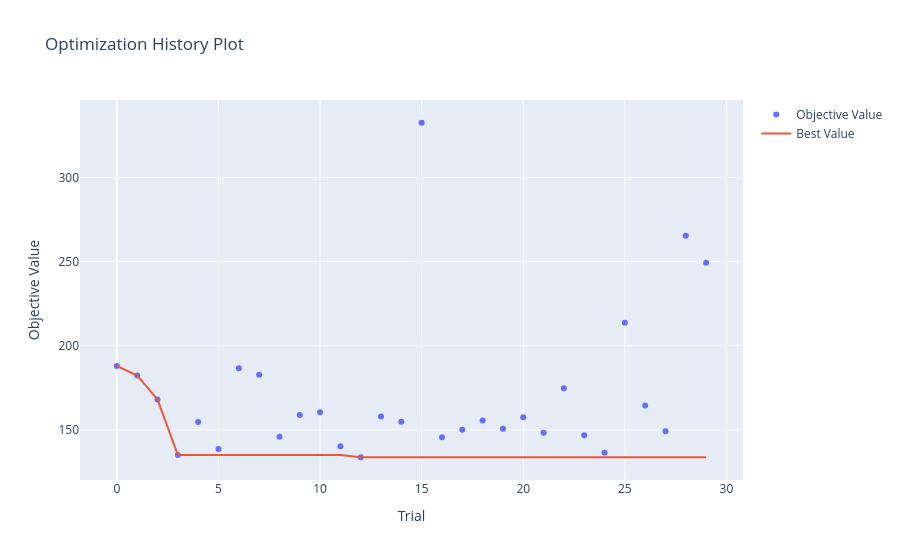

The code cell stored with this chart in its notebook:
### Code cell
optuna.visualization.plot_optimization_history(study_nn)

### Figure 1 — Plotly figure (JSON) as saved in the notebook; plotly's stock layout.template omitted (floating-point values rounded to 4 significant figures)
{"data": [{"mode": "markers", "name": "Objective Value", "type": "scatter", "x": [0, 1, 2, 3, 4, 5, 6, 7, 8, 9, 10, 11, 12, 13, 14, 15, 16, 17, 18, 19, 20, 21, 22, 23, 24, 25, 26, 27, 28, 29], "y": [188.0, 182.4, 168.0, 135.0, 154.7, 138.7, 186.6, 182.8, 145.9, 158.9, 160.5, 140.2, 133.7, 157.9, 154.9, 332.6, 145.6, 150.1, 155.5, 150.7, 157.5, 148.3, 174.8, 146.8, 136.4, 213.7, 164.5, 149.2, 265.5, 249.4]}, {"mode": "lines", "name": "Best Value", "type": "scatter", "x": [0, 1, 2, 3, 4, 5, 6, 7, 8, 9, 10, 11, 12, 13, 14, 15, 16, 17, 18, 19, 20, 21, 22, 23, 24, 25, 26, 27, 28, 29], "y": [188.0, 182.4, 168.0, 135.0, 135.0, 135.0, 135.0, 135.0, 135.0, 135.0, 135.0, 135.0, 133.7, 133.7, 133.7, 133.7, 133.7, 133.7, 133.7, 133.7, 133.7, 133.7, 133.7, 133.7, 133.7, 133.7, 133.7, 133.7, 133.7, 133.7]}, {"marker": {"color": "#cccccc"}, "mode": "markers", "name": "Infeasible Trial", "showlegend": false, "type": "scatter", "x": [], "y": []}], "layout": {"title": {"text": "Optimization History Plot"}, "xaxis": {"title": {"text": "Trial"}}, "yaxis": {"title": {"text": "Objective Value"}}}}
